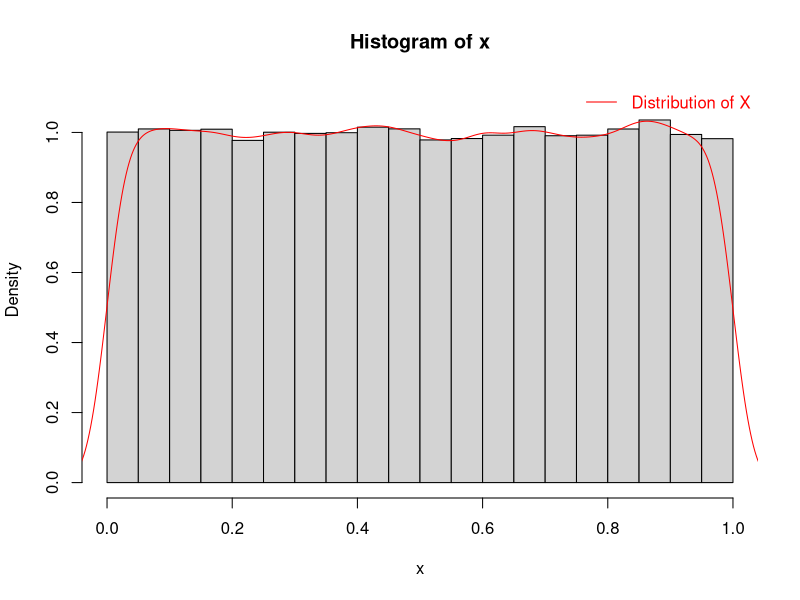
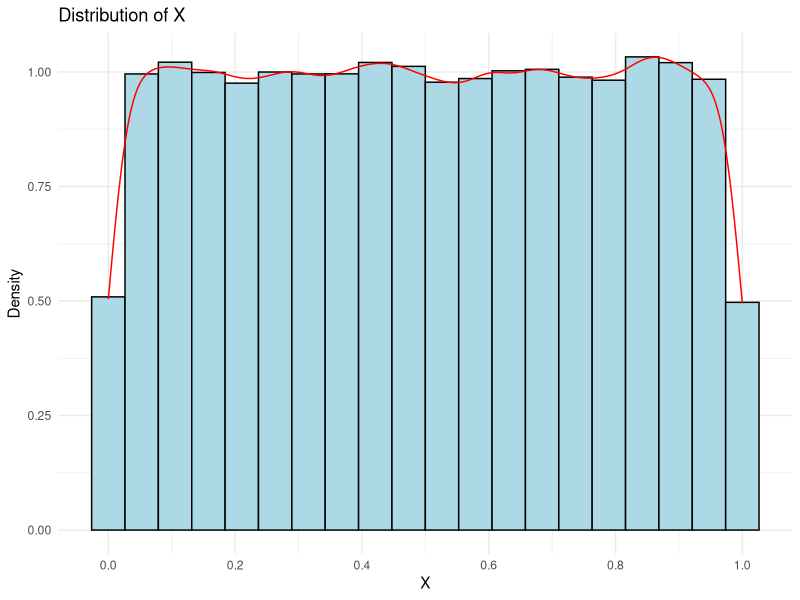
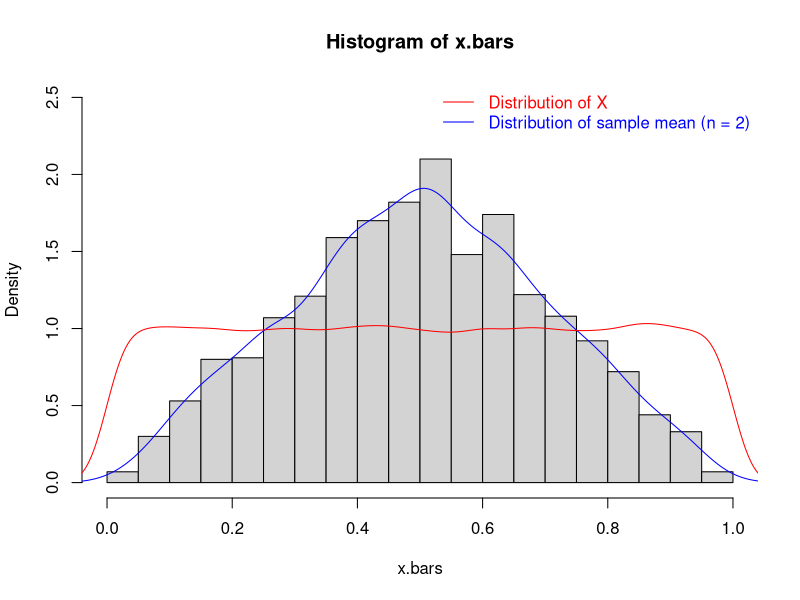
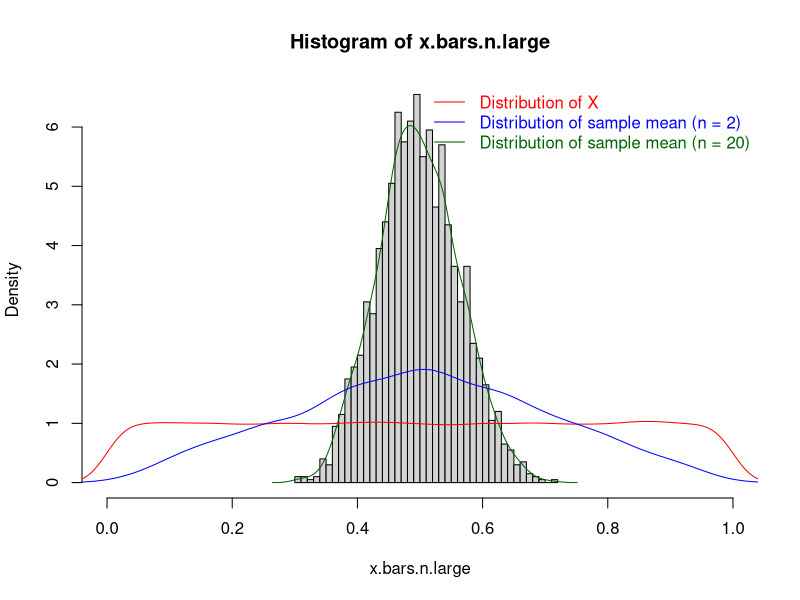

Here is the R script that generated these plots, in order:

# Exact Sampling Distribution ---------------------------------------------
# If X is a normal RV, X.bar will be a normal RV regardless of sample size
# Distribution of X ~ N(0,1)
set.seed(108838) # set seed so that I can replicate the results
x <- runif(100000)
hist(x, xlim = c(0,1), ylim = c(0,1.1), breaks = 30, freq = FALSE)
lines(density(x), col = "red")
legend("topright", legend = "Distribution of X", lty = 1, col = "red", text.col = "red", bty = "n")
# Use ggplot to create the same or similar figure as the above figure
library(tidyverse)
ggplot(data = tibble(x = x),
       mapping = aes(x = x)) +
  geom_histogram(mapping = aes(y = after_stat(density)),
                 bins = 20,
                 fill = "lightblue",
                 color = "black") +
  geom_density(color = "red") +
  theme_minimal() +
  labs(x = "X", y = "Density") +
  ggtitle("Distribution of X") +
  scale_x_continuous(breaks = c(0.0, 0.2, 0.4, 0.6, 0.8, 1.0))

# Let's see the distribution of the sample mean from a normal distribution
# when the sample size is as small as 2 (n.small = 2)
set.seed(45275) # set seed so that I can replicate the results
n.small <- 2
x.bars <- sapply(X = 1:2000, FUN = function(a){ mean(runif(n.small)) })
hist(x.bars, xlim = c(0,1), ylim = c(0,2.5), breaks = 30, freq = FALSE)
lines(density(x.bars), col = "blue")
lines(density(x), col = "red")
legend("topright",
       legend = c("Distribution of X", "Distribution of sample mean (n = 2)"),
       lty = 1,
       col = c("red","blue"), text.col = c("red","blue"), bty = "n")

# Repeat for iteration #1~#2000 for n.large = 20
set.seed(975) # set seed so that I can replicate the results
n.large <- 20
x.bars.n.large <- sapply(X = 1:2000, FUN = function(a){ mean(runif(n.large)) })
hist(x.bars.n.large, xlim = c(0,1), ylim = c(0,6.5), breaks = 30, freq = FALSE)
lines(density(x.bars.n.large), col = "darkgreen")
lines(density(x), col = "red")
lines(density(x.bars), col = "blue")
legend("topright",
       legend = c("Distribution of X",
                  paste0("Distribution of sample mean (n = ",n.small,")"),
                  paste0("Distribution of sample mean (n = ",n.large,")")),
       lty = 1,
       col = c("red","blue","darkgreen"),
       text.col = c("red","blue","darkgreen"), bty = "n")
